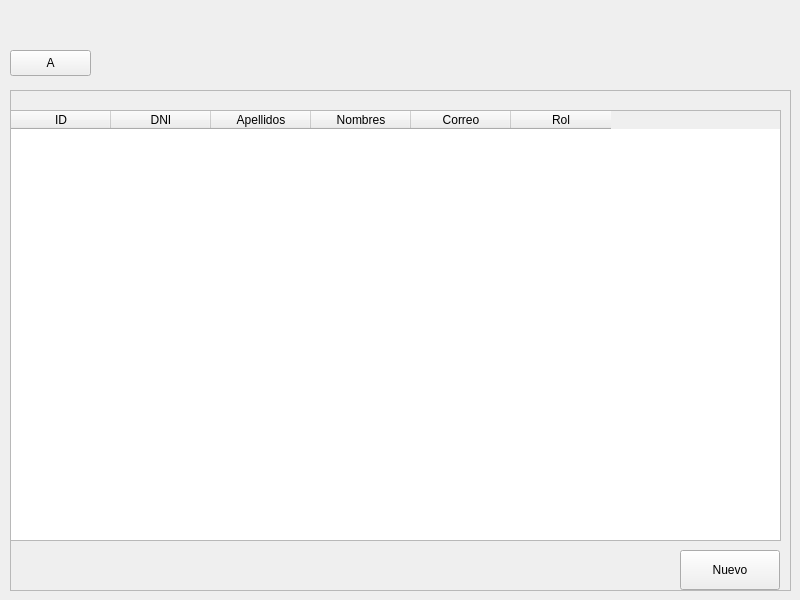
<?xml version="1.0" encoding="UTF-8"?>
<ui version="4.0">
 <class>Form</class>
 <widget class="QWidget" name="Form">
  <property name="geometry">
   <rect>
    <x>0</x>
    <y>0</y>
    <width>800</width>
    <height>600</height>
   </rect>
  </property>
  <property name="windowTitle">
   <string>Form</string>
  </property>
  <widget class="QPushButton" name="btn_refrescar">
   <property name="geometry">
    <rect>
     <x>10</x>
     <y>50</y>
     <width>81</width>
     <height>26</height>
    </rect>
   </property>
   <property name="text">
    <string>A</string>
   </property>
  </widget>
  <widget class="QFrame" name="frame">
   <property name="geometry">
    <rect>
     <x>10</x>
     <y>90</y>
     <width>781</width>
     <height>501</height>
    </rect>
   </property>
   <property name="frameShape">
    <enum>QFrame::Shape::StyledPanel</enum>
   </property>
   <property name="frameShadow">
    <enum>QFrame::Shadow::Raised</enum>
   </property>
   <widget class="QPushButton" name="btn_nuevo">
    <property name="geometry">
     <rect>
      <x>670</x>
      <y>460</y>
      <width>100</width>
      <height>40</height>
     </rect>
    </property>
    <property name="text">
     <string>Nuevo</string>
    </property>
   </widget>
   <widget class="QTableWidget" name="table_usuarios">
    <property name="geometry">
     <rect>
      <x>0</x>
      <y>20</y>
      <width>771</width>
      <height>431</height>
     </rect>
    </property>
    <column>
     <property name="text">
      <string>ID</string>
     </property>
    </column>
    <column>
     <property name="text">
      <string>DNI</string>
     </property>
    </column>
    <column>
     <property name="text">
      <string>Apellidos</string>
     </property>
    </column>
    <column>
     <property name="text">
      <string>Nombres</string>
     </property>
    </column>
    <column>
     <property name="text">
      <string>Correo</string>
     </property>
    </column>
    <column>
     <property name="text">
      <string>Rol</string>
     </property>
    </column>
   </widget>
  </widget>
 </widget>
 <resources/>
 <connections/>
</ui>
